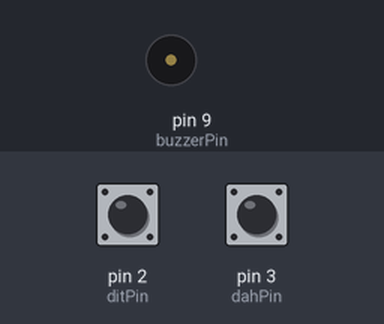
Recording of a sketch running on a simulated Arduino Uno, built with avr-gcc and run on an emulated ATmega328P. Shown: buzzer (waves = sounding). Inputs (shaded band) come from the test bench; at power-on: pin 2 (ditPin) HIGH, pin 3 (dahPin) HIGH. What the sketch prints to the serial monitor is not drawn.

Above: at 1.2 s.
1.3 s: pin 2 (ditPin) pulled LOW for 0.15 s
At 1.9 s:
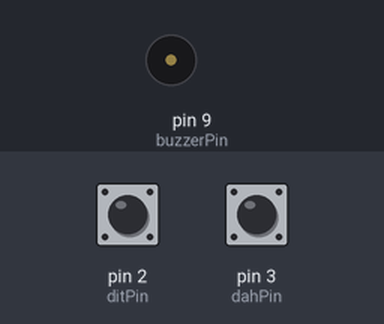
2.9 s: pin 3 (dahPin) pulled LOW for 1 s
At 2.99 s:
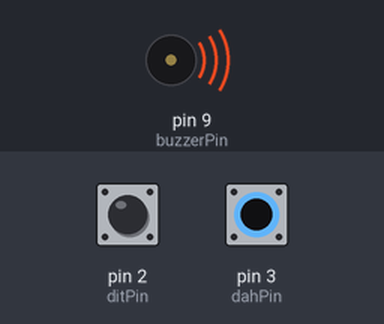
5.9 s: pin 2 (ditPin) pulled LOW for 1 s
At 7.9 s:
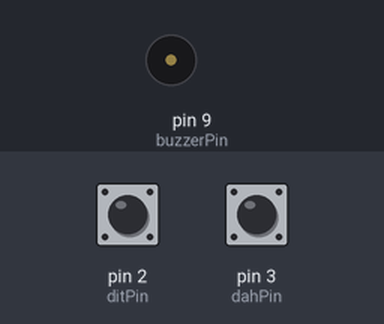
8.9 s: pin 3 (dahPin) pulled LOW for 0.15 s
At 8.99 s:
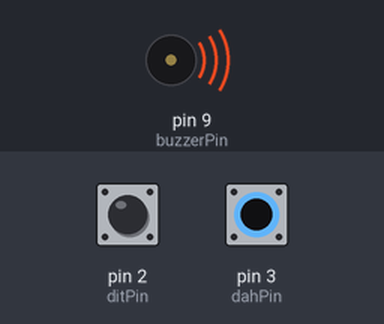
10.6 s: pin 3 (dahPin) pulled LOW for 3.2 s
At 14.5 s:
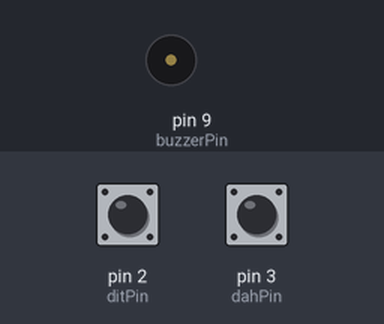
15.3 s: pin 2 (ditPin) pulled LOW for 3.2 s
At 19.7 s:
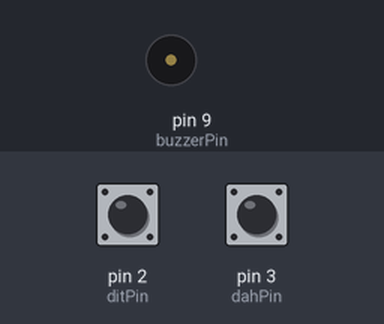
Timing chart, 0 to 21.0 s (numbered marks = the images above; inputs shaded):
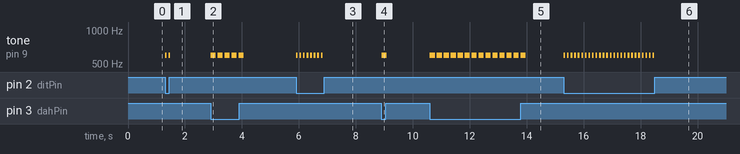

The sketch:

Arduino_Code-V_1.7.ino
```cpp
// --- Select your decoder mode ---
#include "decoder_char_only.h"
// #include "decoder_morse_only.h"
// #include "decoder_both.h"  // <== Change this to select output mode

const int WPM = 20;
const int TONE_HZ = 600;

const int ditPin = 2;
const int dahPin = 3;
const int buzzerPin = 9;

unsigned int ditDuration;
bool lastWasDit = false;
String morseBuffer = "";

unsigned long lastKeyTime = 0;
unsigned long lastDecodeTime = 0;
bool justDecoded = false;

void setup() {
  pinMode(ditPin, INPUT_PULLUP);
  pinMode(dahPin, INPUT_PULLUP);
  pinMode(buzzerPin, OUTPUT);
  Serial.begin(9600);
  ditDuration = 1200 / WPM;

  Serial.println("CW Keyer with Accurate Spacing Ready");
}

void loop() {
  bool ditPressed = digitalRead(ditPin) == LOW;
  bool dahPressed = digitalRead(dahPin) == LOW;
  unsigned long now = millis();

  // --- Key input ---
  if (ditPressed && !dahPressed) {
    sendDit();
    morseBuffer += ".";
    lastKeyTime = now;
    justDecoded = false;
  } else if (dahPressed && !ditPressed) {
    sendDah();
    morseBuffer += "-";
    lastKeyTime = now;
    justDecoded = false;
  } else if (ditPressed && dahPressed) {
    if (lastWasDit) {
      sendDah();
      morseBuffer += "-";
    } else {
      sendDit();
      morseBuffer += ".";
    }
    lastWasDit = !lastWasDit;
    lastKeyTime = now;
    justDecoded = false;
  }

  // --- Character gap detection (≥ 3 dits of silence) ---
  if (morseBuffer.length() > 0 && !ditPressed && !dahPressed && (now - lastKeyTime >= ditDuration * 3) && !justDecoded) {
    decodeMorse(morseBuffer);
    morseBuffer = "";
    lastDecodeTime = now;
    justDecoded = true;
  }

  // --- Word gap detection (≥ 7 dits after character decoded) ---
  if (justDecoded && !ditPressed && !dahPressed && (now - lastDecodeTime >= ditDuration * 7)) {
    Serial.print(" ");
    justDecoded = false;  // prevent duplicate spaces
  }

  delay(5);
}

void sendDit() {
  tone(buzzerPin, TONE_HZ);
  delay(ditDuration);
  noTone(buzzerPin);
  delay(ditDuration); // inter-element
}

void sendDah() {
  tone(buzzerPin, TONE_HZ);
  delay(ditDuration * 3);
  noTone(buzzerPin);
  delay(ditDuration); // inter-element
}
```

decoder_char_only.h
```cpp
#ifndef DECODER_CHAR_ONLY_H
#define DECODER_CHAR_ONLY_H

#include <Arduino.h>

char decodeMorse(const String& code) {
  struct MorseMap {
    const char* code;
    char letter;
  };

  MorseMap morseTable[] = {
    {".-", 'A'}, {"-...", 'B'}, {"-.-.", 'C'}, {"-..", 'D'}, {".", 'E'},
    {"..-.", 'F'}, {"--.", 'G'}, {"....", 'H'}, {"..", 'I'}, {".---", 'J'},
    {"-.-", 'K'}, {".-..", 'L'}, {"--", 'M'}, {"-.", 'N'}, {"---", 'O'},
    {".--.", 'P'}, {"--.-", 'Q'}, {".-.", 'R'}, {"...", 'S'}, {"-", 'T'},
    {"..-", 'U'}, {"...-", 'V'}, {".--", 'W'}, {"-..-", 'X'}, {"-.--", 'Y'},
    {"--..", 'Z'}, {"-----", '0'}, {".----", '1'}, {"..---", '2'},
    {"...--", '3'}, {"....-", '4'}, {".....", '5'}, {"-....", '6'},
    {"--...", '7'}, {"---..", '8'}, {"----.", '9'}
  };

  for (auto &entry : morseTable) {
    if (code.equals(entry.code)) {
      Serial.print(entry.letter);
      return entry.letter;
    }
  }
  Serial.print("?");
  return '?';
}

#endif
```

Measured:
- after the input at 1.3 s, tone on pin 9 (buzzerPin): alternates 600 Hz for 0.06 s and silent for 0.07 s, 4 changes in all, then stays silent, starting at once
- after the input at 2.9 s, tone on pin 9 (buzzerPin): alternates 600 Hz for 0.18 s and silent for 0.07 s, 10 changes in all, then stays silent, starting at once
- after the input at 5.9 s, tone on pin 9 (buzzerPin): alternates 600 Hz for 0.06 s and silent for 0.07 s, 16 changes in all, then stays silent, starting at once
- after the input at 8.9 s, tone on pin 9 (buzzerPin): silent → 600 Hz at once, → silent 0.18 s later
- after the input at 10.6 s, tone on pin 9 (buzzerPin): alternates 600 Hz for 0.18 s and silent for 0.07 s, 28 changes in all, then stays silent, starting at once
- after the input at 15.3 s, tone on pin 9 (buzzerPin): alternates 600 Hz for 0.06 s and silent for 0.07 s, 52 changes in all, then stays silent, starting at once
